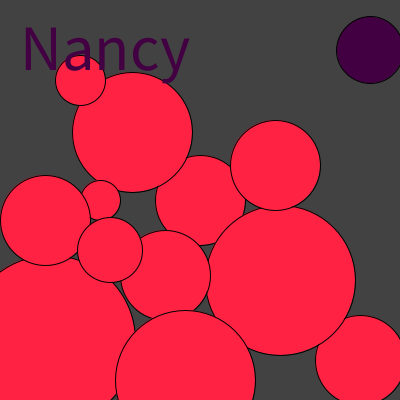
Frame 1 (no input)
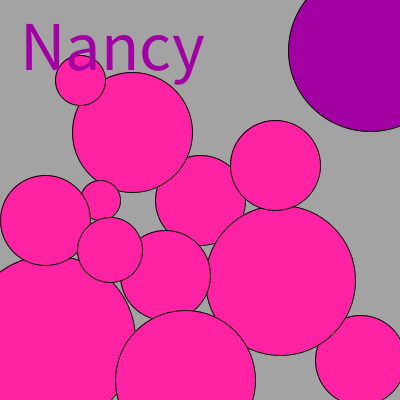
Frame 60 (the mouse pressed at the canvas centre just before this capture)
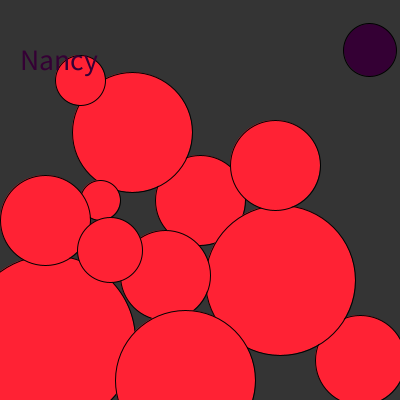
Frame 120 (the mouse held since frame 60 and released just before this capture)

The Processing sketch that drew these frames (run headless with seeded random() and noise(); from frame 60 on, the mouse is pressed at the canvas centre):

// Processing sketch: processing_109301
// ── processing_109301.pde

//Nancy Own - Visual Studios
//Assignment #1/2  09/12/13



void setup() {

// set window size
size(400,400);
// styling
smooth();



}

void draw() {
  //randome text sizes
  float name = random(100);
  textSize(name);
  
  //flashy background
  float bg = random(255);
  background(bg);
 //randomize colors of pink circles 
 //drwaing ellipses
  fill (255,34,bg);
  ellipse (200,200,90,90);
  ellipse (132,132,120,120);
  ellipse (80,80,50,50);
  ellipse (360,360,90,90);
  ellipse (280,280,150,150);
  ellipse (275,165,90,90);
  ellipse (100,200,40,40);
  ellipse (50,340,170,170);
  ellipse (165,275,90,90);
  ellipse (45,220,90,90);
  ellipse (110,250,65,65);
  ellipse (185,380,140,140);
  //randomize color of radius changing cirlce
  fill (bg,0,bg);
  //random radius
  ellipse (370,50,bg,bg);
  //add text to composition
  text("Nancy", 20, 70);
   


}
